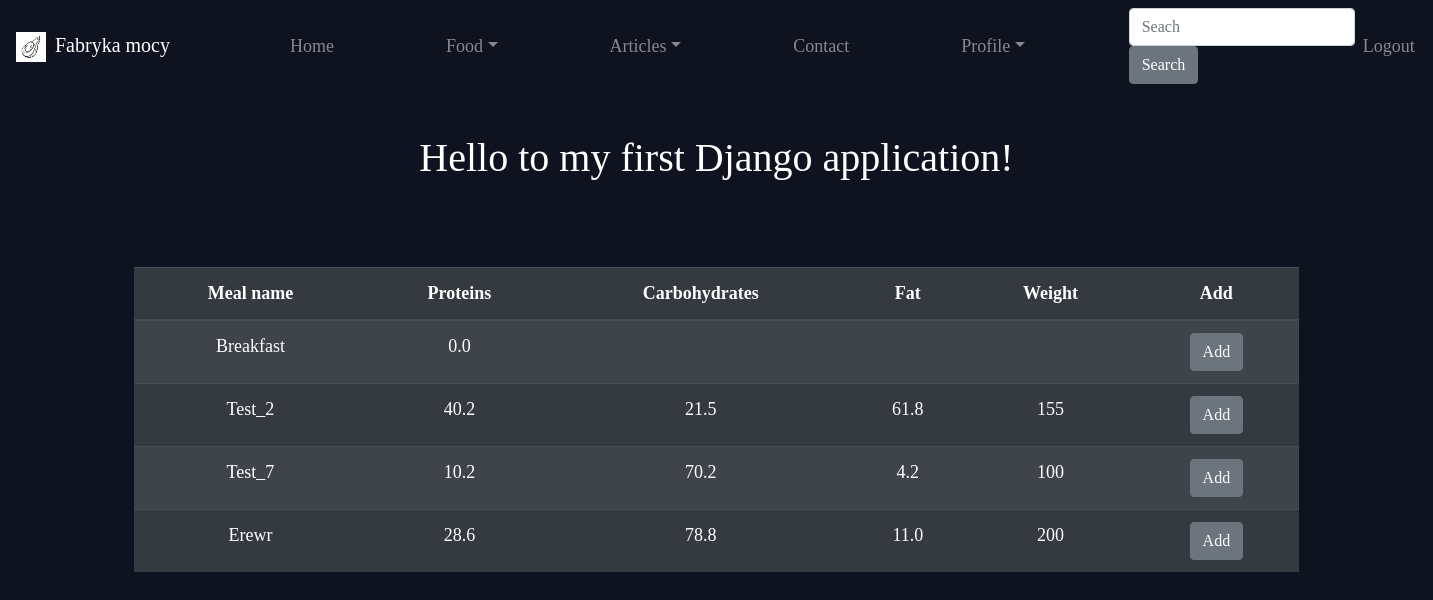
Screenshot of /food/food/meals/ (signed in) with the database file from the repository.
### Food/models.py (models this page shows, shortened)
class Meals(models.Model):
    name = models.CharField(max_length=40)
    ingredient = models.ManyToManyField(Products, related_name="products")
    description = models.TextField(blank=True, max_length=750)
    ingredients_weights = models.CharField(max_length=40, blank=True)
    slug = models.CharField(
      max_length=81,
      blank= True,
      unique=True,
   )
    @property
    def protein(self):
        protein_sum =0
        for i, ing in  enumerate(self.ingredient.all()):
            protein_sum += ing.protein * int(self.ingredients_weights.split(",")[i]) / 100
        return protein_sum
    @property
    def carbohydrates(self):
        return self.ingredient.aggregate(Sum("carbohydrates"))["carbohydrates__sum"]
    @property
    def fat(self):
        return self.ingredient.aggregate(Sum("fat"))["fat__sum"]
    @property
    def quantity(self):
        return self.ingredient.aggregate(Sum("quantity"))["quantity__sum"]

class Products(models.Model):
    name = models.CharField(max_length=50)
    protein = models.FloatField()
    carbohydrates = models.FloatField()
    fat = models.FloatField()
    description = models.TextField(blank=True)
    quantity = models.IntegerField(blank=True)
    price = models.DecimalField(max_digits=100, decimal_places=2, blank=True)
    date = models.TimeField(auto_now_add=True)
    food_type = models.CharField(max_length=6, choices=(
        ("1", "Meat"),
        ("2", "Fruit"),
        ("3", "Vegetable"),
        ("4", "SeaFood"),
        ("5", "Nuts"),
        ("6", "Grains"),
        ("7", "Diary")
        )
    )
    slug = models.CharField(
      max_length=20,
      null= True,
      unique=True,
   )
    class Meta:
        ordering = ["name"]

### Food/views.py (the view)
# urls.py: path("food/meals/",MealTableView.as_view(), name="meal_table" ),
class MealTableView(ListView, SuccessMessageMixin):
    model = Meals
    template_name = "Food/meal_list_view.html"
    context_object_name = "object"
    paginate_by = 10
    def get_context_data(self, **kwargs):
        msg_storage = messages.get_messages(self.request)
        context = super().get_context_data(**kwargs)
        context['message'] = msg_storage
        return context

### Templates/Food/meal_list_view.html (shortened to what this page needs)
{% extends 'base.html' %}
{% block content %}
	<table class="table table-striped table-dark">
		<thead>
			<tr>
				<th scope="col">Meal name</th>
				<th scope="col">Proteins</th>
				<th scope="col">Carbohydrates</th>
				<th scope="col">Fat</th>
				<th scope="col">Weight</th>
				<th scope="col">Add</th>
			</tr>
		</thead>
		<tbody>
			{% for element in object %}
					<tr>
						<td>
							<a class="hyperlink-off" href="{% url 'meal_detail' pk=element.pk %}">{{ element.name|lower|capfirst }}</a>
						</td>
						<td>{{element.protein|floatformat:1}}</td>
						<td>{{element.carbohydrates|floatformat:1}}</td>
						<td>{{element.fat|floatformat:1}}</td>
						<td>{{element.quantity|floatformat:0}}</td>
						<td>
							 <div class="pull-right">
								<button type="button" class="btn btn-secondary ">Add</button>
							</div>
						</td>
					</tr>
			{% endfor %}
		</tbody>
	</table>
{% endblock %}

### files/style.css (style rules this page uses)
.hyperlink-off, .hyperlink-off:hover { text-decoration: none; font-family: Ubuntu; color: #fff; }

### rows the page displays
Meals: name "Breakfast", protein "0.0"
Meals: name "Test_2", protein "40.2", carbohydrates "21.5", fat "61.8", quantity "155"
Meals: name "Test_7", protein "10.2", carbohydrates "70.2", fat "4.2", quantity "100"
Meals: name "Erewr", protein "28.6", carbohydrates "78.8", fat "11.0", quantity "200"
